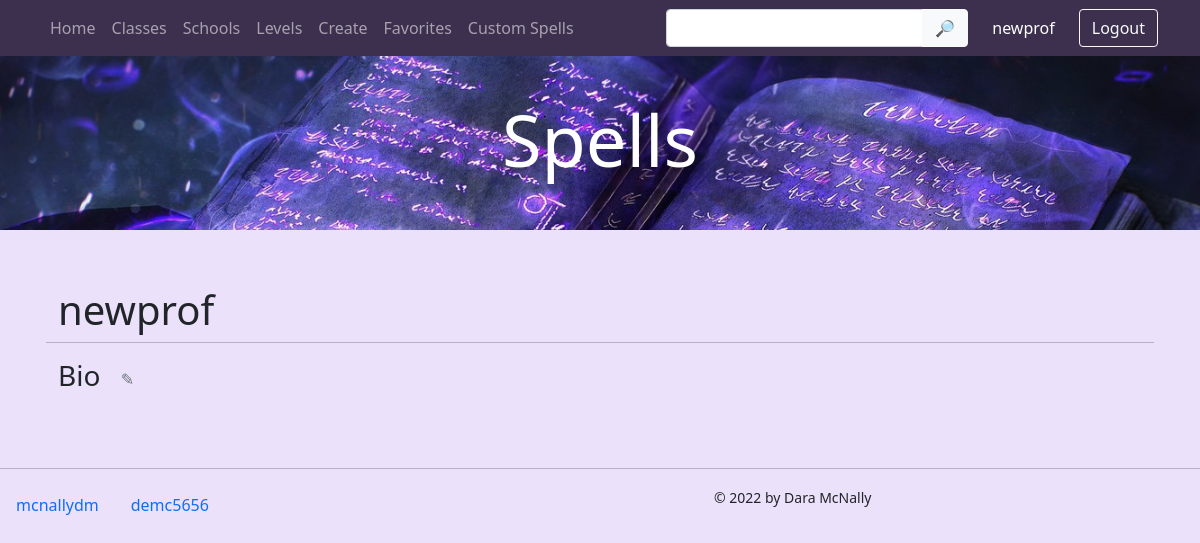
/view_profile/ (signed in), run on an earlier commit of the app's database.
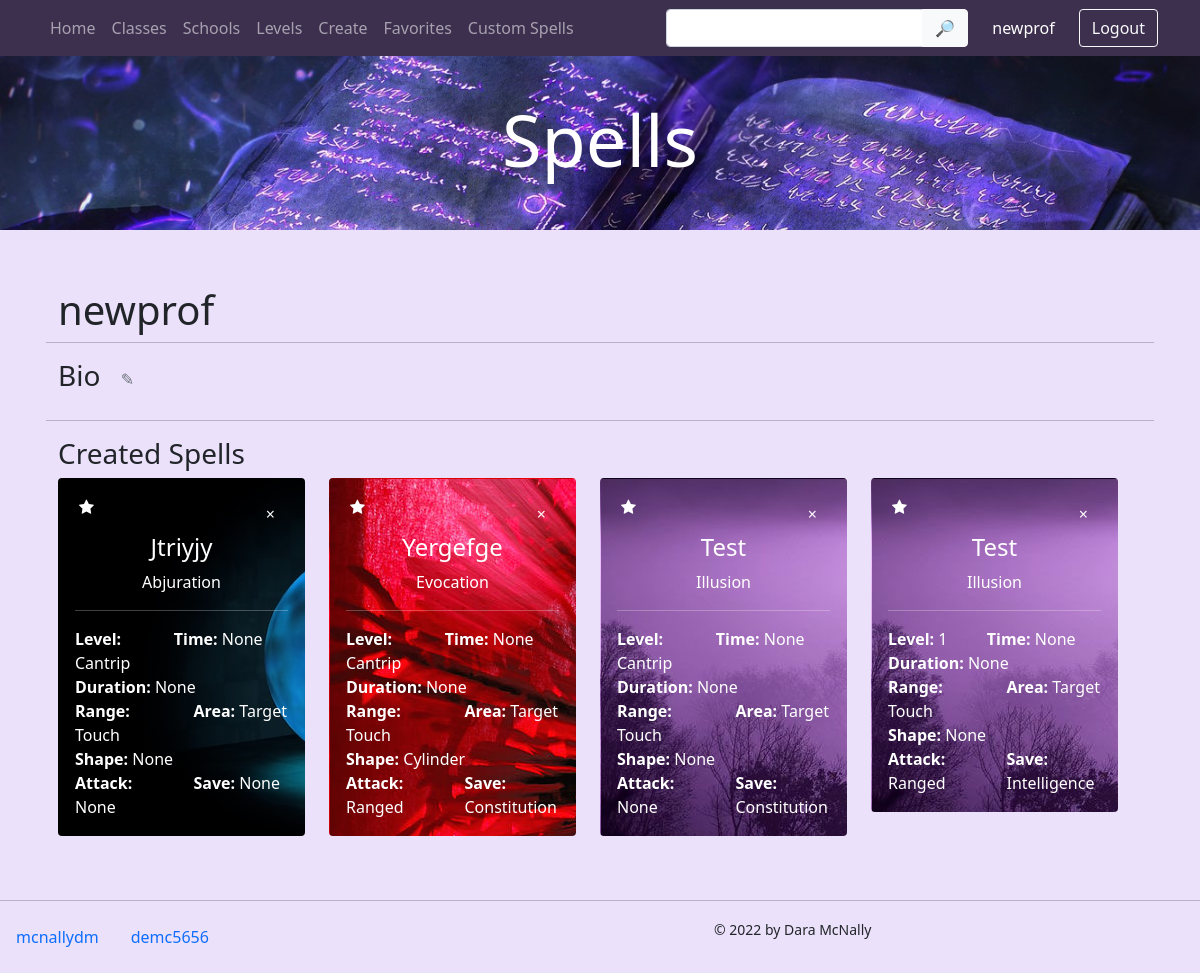
And on a later commit of the database.
### app/models.py (models this page shows, shortened)
class Spell(models.Model):
    name = models.CharField(max_length=40)
    level = models.IntegerField(help_text = "Enter 0 for cantrips")
    school = models.ForeignKey(School, related_name="spell", on_delete=models.CASCADE)
    range = models.CharField(max_length=20, default="Touch")
    area = models.CharField(max_length=30, default="Target")
    AREA_TYPES = [
        ("None", "None"),
        ("Radius", "Radius"),
        ("Cube", "Cube"),
        ("Sphere", "Sphere"),
        ("Cylinder", "Cylinder"),
        ("Cone", "Cone")
        ]
    area_shape = models.CharField(max_length=20, choices=AREA_TYPES, default="None")
    ATTACK_TYPES = [
        ("None", "None"),
        ("Melee", "Melee Spell Attack"),
        ("Ranged", "Ranged Spell Attack")
    ]
    SAVE_TYPES = [
        ("None", "None"),
        ("Dexterity", "Dexterity Save"),
        ("Strength", "Strength Save"),
        ("Constitution", "Constitution Save"),
        ("Intelligence", "Intelligence Save"),
        ("Wisdom", "Wisdom Save"),
        ("Charisma", "Charisma Save")
    ]
    attack = models.CharField(max_length=30, choices=ATTACK_TYPES, default="None")
    saving_throw = models.CharField(max_length=30, choices=SAVE_TYPES, default="None")
    casting_time = models.CharField(max_length=20, default="None")
    ritual = models.BooleanField(default=False)
    duration = models.CharField(max_length=20, default="None")
    concentration = models.BooleanField()
    components = models.ManyToManyField(Component, related_name="spell", blank=True)
    materials = models.TextField(max_length=500, default="None")
    damage_type = models.ManyToManyField(DamageType, related_name="spell", blank=True)
    effects = models.ManyToManyField(Effect, blank=True)
    description = models.TextField(max_length=4000, default="No description provided.")
    upcasting = models.TextField(max_length=1000, default="No additional effects when upcast.")
    char_class = models.ManyToManyField(CharacterClass, related_name="spell", blank=True)
    creator = models.ForeignKey(Profile, related_name="created_spells", blank=True, on_delete=models.CASCADE)

class School(models.Model):
    name = models.CharField(max_length=30, blank=True)

### app/views.py (the view)
# urls.py: path('view_profile/', views.view_profile, name="view_profile"),
@login_required
def view_profile(request):
    faves=[]
    try:
        curr_user = Profile.objects.get(user=request.user)
        faves = Rating.objects.filter(player=curr_user).filter(favorite=True)
    except:
        pass
    prof = Profile.objects.get(user=request.user)
    faves = Rating.objects.filter(player=prof).filter(favorite=True)
    my_faves = []
    for rat in faves:
        my_faves.append(rat.spell)
    my_spells = Spell.objects.filter(creator=prof).order_by('school', 'level', 'name')
    return render(request, "view_profile.html", {
        "v_prof": prof,
        "v_faves": faves,
        "v_myfaves": my_faves,
        "v_cspells": my_spells,
        "v_classes" : CharacterClass.objects.all().order_by('name'),
        "v_schools" : School.objects.all(),
        "v_levels" : [0, 1, 2, 3, 4, 5, 6, 7, 8, 9]
    })

### app/templates/view_profile.html (shortened to what this page needs)
{% extends "base.html" %}
{% block content %}
    <div class="row my-3 p-3">
        <h1>{{v_prof.user.username}}</h1>
        <hr>
        <h3>Bio
            <button id="editbio" class="btn btn-outline-secondary" style="border-color: transparent;" data-toggle="modal" data-target="#biomodal">&#9998</button>
        </h3>
        <div class="form-control-plaintext">{{v_prof.bio}}</div>
        {% if v_prof.created_spells.all %}
            <hr>
            <h3>Created Spells</h3>
            <div id="c" class="row">
                {% for spell in v_cspells %}
                    <div class="col-md-6 col-lg-3">
                        <div class="card mb-3"
                            {% if spell.school.name != "" %}
                                style="border-color: transparent; background-image: url( '/static/img/{{spell.school.name}}.jpg' ); color: white;"
                            {% else %}
                                style="color: black;"
                            {% endif %}
                        >
                            <div class="card-body">
                                <div class="fave">
                                    <div class="row">
                                    <form class='col like'>
                                    <label for="{{spell.id}}"><i class='fa fa-star px-1'></i></label>
                                    </form>
                                    <div class="col text-end">
                                        <button id="delete{{spell.id}}" class="btn text-white begone" value="{{spell.id}}" style="border-color: transparent;" data-toggle="modal" data-target="#deletemodal">&times;</button>
                                    </div>
                                    </div>
                                </div>
                                <a href="{% url 'spell_detail' spell.id spell.name %}" style="text-decoration: none;">
                                    <h4 class="card-title text-center"
                                    {% if spell.school.name != "" %}
                                        style="color: white;"
                                    {% else %}
                                    style="color: black;"
                                    {% endif %}
                                    >{{spell.name}}</h4>
                                </a>
                                <div class="text-center">{{ spell.school.name }}</div>
                                <hr>
                                <div class="card-text">
                                    <div class="row">
                                        <div class="col-5">
                                            <strong>Level: </strong>
                                            {% if spell.level == 0 %}
                                                Cantrip
                                            {% else %}
                                                {{spell.level}}
                                            {% endif %}
                                        </div>
                                        <div class="col-7"><strong>Time: </strong>{{spell.casting_time}}
                                        </div>
                                        <div class="col-12"><strong>Duration: </strong>{{spell.duration}}
                                        </div>
                                        <div class="col-6"><strong>Range: </strong>{{spell.range}}</div>
                                        <div class="col-6"><strong>Area: </strong>{{spell.area}}</div>
                                        <div class="col-12"><strong>Shape: </strong>{{spell.area_shape}}</div>
                                        <div class="col-6"><strong>Attack: </strong>{{spell.attack}}</div>
                                        <div class="col-6"><strong>Save: </strong>{{spell.saving_throw}}</div>
                                    </div>
                                </div>
                            </div>
                        </div>
                    </div>
                {% endfor %}
            </div>
        {% endif %}
    </div>
{% endblock %}

What changed in the data, as far as the page shows it:
added Spell: school.name (picture), {{ spell.id }} 11 (drawn), name "Jtriyjy", school.name "Abjuration", level "Cantrip", casting_time "None", duration "None", range "Touch", area "Target", area_shape "None", attack "None", saving_throw "None"
added Spell: school.name (picture), {{ spell.id }} 14 (drawn), name "Yergefge", school.name "Evocation", level "Cantrip", casting_time "None", duration "None", range "Touch", area "Target", area_shape "Cylinder", attack "Ranged", saving_throw "Constitution"
added Spell: school.name (picture), {{ spell.id }} 13 (drawn), name "Test", school.name "Illusion", level "Cantrip", casting_time "None", duration "None", range "Touch", area "Target", area_shape "None", attack "None", saving_throw "Constitution"
added Spell: school.name (picture), {{ spell.id }} 12 (drawn), name "Test", school.name "Illusion", level "1", casting_time "None", duration "None", range "Touch", area "Target", area_shape "None", attack "Ranged", saving_throw "Intelligence"
Also different on the page:
text now shown: "Created Spells"
